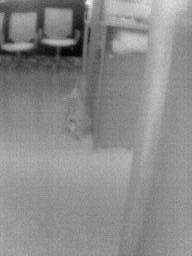
%> input picture processed_noise_0005.png, 192 x 256 px
$ octave main.m   (GNU Octave 9; MATLAB toolbox functions it lacks are replaced by stand-ins)
%> lines starting %> are read from the running program, lines starting %| are printed output that depends on the picture
### Functions/FOM.m
function [u,output] = FOM(f,beta,mu,alpha,lambda_lr)
% Flexible Order Modulator (FOM) denoising with low-rank regularization
% 柔性去噪（FOM）算法，带低秩正则化
%
% This function implements image denoising using Flexible Order Modulator (FOM)
% with optional low-rank regularization for improved performance.
%
% 本函数实现基于柔性阶数调制器（FOM）的图像去噪算法，
% 可选低秩正则化以提升性能。

% If you use this code or part of this code please cite the following references:
% 如果您使用此代码或部分代码，请引用以下文献：
%
% REFERENCES: Chowdhury, M. R. and Zhang, J. and Qin, J. and Lou, Y.; Poisson image denoising based on fractional-order total variation
%                Inverse Problem and Imaging Volume 14, No. 1, 2020, 77-96
%                doi: 10.3934/ipi.2019064
%
%     Input / 输入参数:
%             f : noisy image / 含噪图像
%             beta: balancing parameter for regularization and data fitting term / 正则化与数据拟合项平衡参数
%             mu: penalty parameter / 惩罚参数
%             alpha: order of the derivative (flexible order) / 导数阶数（柔性阶数）
%             lambda_lr: low-rank regularization parameter (optional, default=0) / 低秩正则化参数（可选，默认=0）
%
%     Output / 输出参数:
%             u: recovered/denoised image / 恢复/去噪图像
%             output.X: energy at each iteration / 每次迭代的能量
%             output.Z: relative error at each iteration / 每次迭代的相对误差
%
%   The proposed model / 优化模型:
%
%              min_{u,z} || z ||_1 + beta * sum ( u - f * log(u) )
%                                + lambda_lr * ||u||_{S_{1/2}}
%                                + 0.5 * mu || z - D(u) + Lam/mu ||^2
%
% Mujibur R. Chowdhury, 12/8/2019.
% Modified to include low-rank regularization / 修改以包含低秩正则化

% Default low-rank parameter / 默认低秩参数
if nargin < 5 || isempty(lambda_lr)
    lambda_lr = 0;
end

U = f;

itermax = 500; % Maximum number of iterations / 最大迭代次数
tol = 1e-5;     % Error tolerance / 误差容限

[m,n] = size(f); % Read the image size / 读取图像尺寸

% Initialization / 初始化
% Note: P1 and Lam1 should match D1U size (m x (n-1))
% 注意：P1和Lam1应该与D1U尺寸匹配 (m x (n-1))
P1 = zeros(m,n-1);
Lam1 = P1;

% Note: P2 and Lam2 should match D2U size ((m-1) x n)
% 注意：P2和Lam2应该与D2U尺寸匹配 ((m-1) x n)
P2 = zeros(m-1,n);
Lam2 = P2;

u = zeros(m,n);

% Low-rank regularization uses direct approximation / 低秩正则化使用直接近似
% No additional variables needed / 不需要额外变量

% FOM derivative operator / FOM导数算子
K = 20;
w = zeros(1,K);
w(K) = 1;
for i = 1:(K-1)
    w(K-i) = (-1)^i*gamma(alpha+1)/gamma(alpha-i+1)/factorial(i);
end
[D,Dt] = defDDt(w,alpha, size(f));

% Define the denominator for the LS subproblem under FFT / 在FFT下定义最小二乘子问题的分母
D1 = abs(psf2otf(w, [m,n])).^2; % backward, column / 后向，列
D2 = abs(psf2otf(w',[m,n])).^2; % row / 行
C = D1 + D2;

% Main ADMM iteration loop / 主要ADMM迭代循环
tstart = tic;
for iter=1:itermax
    %%%%%%%%%%%%%%%%%%%%%%%%%%%%%%%%%%%%%%%%%%%%%%%%%%%%%%%%%%%%%%%%%%%%
    % ==================
    %   u-subproblem / u子问题
    % ==================

    % Solve u using Poisson noise model / 使用泊松噪声模型求解u
    u = (beta*f + U.*Dt(Lam1,Lam2))/mu + U.*Dt(P1,P2); %for Poisson noise / 泊松噪声
    u = fft2(u)./((beta/mu)+ U.*C); %for Poisson noise,not ./ / 泊松噪声
    u = real(ifft2(u));

    % Apply low-rank regularization if enabled / 如果启用则应用低秩正则化
    if lambda_lr > 0
        % Gentle low-rank regularization using nuclear norm approximation
        % 使用温和的低秩正则化（核范数近似）
        [U_lr, S_lr, V_lr] = svd(u, 'econ');
        sigma = diag(S_lr);

        % Apply soft-thresholding to singular values / 对奇异值应用软阈值
        threshold = lambda_lr;  % Fixed small threshold / 固定小阈值
        sigma_filtered = max(sigma - threshold, 0);

        % Keep at least the first few singular values to preserve structure
        % 至少保留前几个奇异值以保持结构
        min_singular_values = min(5, length(sigma));  % Keep at least 5 singular values / 至少保留5个奇异值
        sigma_filtered(1:min_singular_values) = sigma(1:min_singular_values);

        u = U_lr * diag(sigma_filtered) * V_lr';
    end

    % ==================
    %   z-subproblem (Shrinkage Step) / z子问题（收缩步骤）
    % ==================

    [D1U,D2U] = D(u);

    % Process Z1 (horizontal differences) / 处理Z1（水平差分）
    Z1 = D1U - Lam1/mu;
    W1 = sqrt(Z1.^2);
    Max1 = max(W1 - 1/mu, 0);
    W1(W1==0) = 1;
    P1 = Max1.*Z1./W1;

    % Process Z2 (vertical differences) / 处理Z2（垂直差分）
    Z2 = D2U - Lam2/mu;
    W2 = sqrt(Z2.^2);
    Max2 = max(W2 - 1/mu, 0);
    W2(W2==0) = 1;
    P2 = Max2.*Z2./W2;

    % ==================
    %    Update Lagrange multipliers / 更新拉格朗日乘子
    % ==================

    Lam1 = Lam1 + mu*(P1 - D1U);
    Lam2 = Lam2 + mu*(P2 - D2U);

    output.cpu(iter) = toc(tstart);

    %%%%%%%%%%%%%%%%%%%%%%%%%%%%%%%%%%%%%%%%%%%%%%%%%%%%%%%%%%%%%%%%%%%%%
    % Energy computation / 能量计算
    % Compute norms separately since D1U and D2U have different sizes
    % 分别计算范数，因为D1U和D2U有不同的尺寸
    norm_D1U = sqrt(D1U.^2);
    norm_D2U = sqrt(D2U.^2);
    x1 = sum(norm_D1U(:)) + sum(norm_D2U(:)) + sum(sum((u-f.*log(u+1e-14))*beta));

    % Add low-rank regularization energy / 添加低秩正则化能量
    if lambda_lr > 0
        % Approximate low-rank energy using trace / 使用迹近似低秩能量
        lowrank_term = lambda_lr * sum(sum(u.^2));  % Simplified regularization / 简化的正则化
        x1 = x1 + lowrank_term;
    end

    output.X(iter) = x1;

    z1 = norm(u(:)-U(:))/norm(u(:));
    output.Z(iter) = z1;

    U = u;

    % Convergence check / 收敛检查
    if z1 < tol
        break;
    end

end

end

### Functions/PSNR.m
function psnr = PSNR(ud, u)
% Calculate Peak Signal-to-Noise Ratio (PSNR)
% 计算峰值信噪比(PSNR)
%
% Input:
%   ud: reference image (ground truth) / 参考图像（真值）
%   u:  test image (denoised result) / 测试图像（去噪结果）
%
% Output:
%   psnr: PSNR value in dB / PSNR值（单位：dB）

ud = im2double(ud);
u = im2double(u);
[x, y] = size(ud);
o = sum(sum((ud - u).^2));
t = o / (x * y);
maxu = max(ud(:));
psnr = 10 * log10(maxu^2 / t);
end

### Functions/defDDt.m
function [D,Dt] = defDDt(w,a, image_size)
% defines finite difference operator D^a and its transpose operator Dt=conj(-1^a)div^a
% 定义有限差分算子D^a及其转置算子Dt=conj(-1^a)div^a
%
% This function creates the forward and backward finite difference operators
% for fractional-order derivatives in the FOM algorithm.
%
% 本函数为FOM算法创建分数阶导数的正向和反向有限差分算子。

%
% Input:
%   w: filter coefficients for fractional derivative / 分数阶导数的滤波器系数
%   a: order of the derivative / 导数阶数
%
% Output:
%   D: forward difference operator / 正向差分算子
%   Dt: transpose (backward) difference operator / 转置（反向）差分算子
%
% Note: Dt is designed to return results compatible with element-wise multiplication
% with the original image U in the ADMM algorithm.
% 注意：在ADMM算法中，Dt被设计为返回与原始图像U逐元素相乘兼容的结果。

D = @(U) ForwardD(U,w);
Dt = @(X,Y) Dive(X,Y,w,a, image_size);

    function [Dux,Duy] = ForwardD(U,w)
        % backward finite difference operator / 后向有限差分算子
        % Computes the fractional derivative in x and y directions
        % 计算x和y方向上的分数阶导数

        [m, n] = size(U);
        d = length(w);

        % Column differences (horizontal derivative) / 列差分（水平导数）
        Dux_full = cconv2(U, w); % Full convolution result / 完整卷积结果
        % Extract the part that matches Lam1 size: m × (n-1)
        % 提取匹配Lam1尺寸的部分：m × (n-1)
        % The full result has size (m+d-1) × (n+d-1), we need m × (n-1)
        % 完整结果尺寸为 (m+d-1) × (n+d-1)，我们需要 m × (n-1)
        Dux = Dux_full(1:m, 1:(n-1));  % Take first m rows and first (n-1) columns

        % Row differences (vertical derivative) / 行差分（垂直导数）
        Duy_full = cconv2(U, w'); % Full convolution result / 完整卷积结果
        % Extract the part that matches Lam2 size: (m-1) × n
        % 提取匹配Lam2尺寸的部分：(m-1) × n
        Duy = Duy_full(1:(m-1), 1:n);  % Take first (m-1) rows and first n columns
    end

    function DtXY = Dive(X,Y,w,a, image_size)
        % Transpose of the backward finite difference operator / 后向有限差分算子的转置
        % Computes the adjoint operator for the fractional derivative
        % 计算分数阶导数的伴随算子
        %
        % Returns result compatible with element-wise multiplication with original image
        % 返回与原始图像逐元素相乘兼容的结果

        d = length(w);
        w_flip = fliplr(w);

        % Initialize result with the correct size (same as original image)
        % 用正确尺寸初始化结果（与原始图像相同）
        DtXY = zeros(image_size);

        % Process X (horizontal differences) / 处理X（水平差分）
        if ~isempty(X) && any(X(:) ~= 0)
            DtX_full = cconv2(X, w_flip);
            % Extract the central part that corresponds to the original image size
            % 提取对应原始图像尺寸的中心部分
            [rows, cols] = size(DtX_full);
            start_row = floor((rows - image_size(1)) / 2) + 1;
            start_col = floor((cols - image_size(2)) / 2) + 1;
            DtX = DtX_full(start_row:start_row+image_size(1)-1, start_col:start_col+image_size(2)-1);
        else
            DtX = zeros(image_size);
        end

        % Process Y (vertical differences) / 处理Y（垂直差分）
        if ~isempty(Y) && any(Y(:) ~= 0)
            DtY_full = cconv2(Y, w_flip');
            % Extract the central part that corresponds to the original image size
            % 提取对应原始图像尺寸的中心部分
            [rows, cols] = size(DtY_full);
            start_row = floor((rows - image_size(1)) / 2) + 1;
            start_col = floor((cols - image_size(2)) / 2) + 1;
            DtY = DtY_full(start_row:start_row+image_size(1)-1, start_col:start_col+image_size(2)-1);
        else
            DtY = zeros(image_size);
        end

        % Combine results with phase correction / 用相位校正组合结果
        DtXY = conj((-1)^a) * (-1)^a * (DtX + DtY);
    end
end

### Functions/cconv2.m
function x = cconv2(A,w)

% Input:
%   A: input image / 输入图像
%   w: convolution kernel / 卷积核
%
% Output:
%   x: convolved result / 卷积结果

x = imfilter(A,w,'circular','full');
end

### main.m
% FOM Image Denoising Main Script
% FOM图像去噪主脚本
%
% This is the main entry point for FOM (Flexible Order Modulator) image denoising
% with low-rank regularization. The algorithm combines fractional-order total variation
% with low-rank constraints for effective noise removal.
%
% 这是FOM（柔性阶数调制器）图像去噪的主入口脚本。该算法结合分数阶全变分
% 和低秩约束，实现有效的噪声去除。
%
% Author: Chenhua Liu (liuchenhua023@163.com)
% (liuchenhua023@163.com)

% Main script entry point / 主脚本入口
clear; close all; clc;

% Add Functions path / 添加函数路径
addpath('Functions');

fprintf('=======================================\n');
fprintf('    FOM Image Denoising Algorithm     \n');
fprintf('        柔性去噪（FOM）算法          \n');
fprintf('=======================================\n');
fprintf('Author: Chenhua Liu (liuchenhua023@163.com)\n');


%% Configuration / 配置参数
% Default parameters / 默认参数
config = struct();
config.image_path = 'processed_noise_0005.png';  % Default test image / 默认测试图像
config.beta = 100;          % Regularization balancing parameter / 正则化平衡参数
config.mu = 2e-3;           % Penalty parameter / 惩罚参数
config.alpha_fom = 1.5;     % FOM order parameter / FOM阶数参数
config.alpha_tv = 2.0;      % TV order parameter / TV阶数参数
config.lambda_lr = 0.01;    % Low-rank regularization parameter / 低秩正则化参数

% You can manually change the image path here / 您可以在此处手动更改图像路径
% config.image_path = 'your_image.png';  % Uncomment and modify / 取消注释并修改

fprintf('Configuration / 配置:\n');
fprintf('  Image: %s\n', config.image_path);
fprintf('  Beta: %.1f\n', config.beta);
fprintf('  Mu: %.4f\n', config.mu);
fprintf('  FOM Alpha: %.1f\n', config.alpha_fom);
fprintf('  TV Alpha: %.1f\n', config.alpha_tv);
fprintf('  Low-rank Lambda: %.4f\n', config.lambda_lr);
fprintf('\n');

%% Load test image / 加载测试图像
fprintf('Loading image / 加载图像...\n');
try
    I = imread(config.image_path);
%> I is the input picture: size 256x192 uint8; min 0, max 255, mean 138.8
    I1 = im2double(I);
    u0 = I1;
    fprintf('Image loaded successfully. Size: %dx%d\n', size(u0,1), size(u0,2));
%| Image loaded successfully. Size: 256x192
catch
    error('Failed to load image: %s\n加载图像失败: %s', config.image_path, config.image_path);
end

%% Test different denoising methods / 测试不同的去噪方法
results = struct();

% Test 1: Original FOM (without low-rank) / 测试1：原始FOM（无低秩）
fprintf('\n--- Test 1: Original FOM (alpha=%.1f, lambda_lr=0) ---\n', config.alpha_fom);
tic;
[results.u_fom, output_fom] = FOM(u0, config.beta, config.mu, config.alpha_fom, 0);
%> the loop in FOM, `for iter=1:itermax` made 1 pass
%> (x1, z1) on pass 1: (4234525.6, 1.28e-06)
%> pass 1, in FOM, `[D1U,D2U] = D(u);`:
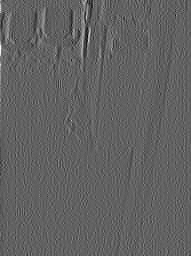
%> D1U: size 256x191 double; min -0.166, max 0.262, mean -0.00172; drawn with min black and max white
%> pass 1, in FOM, `[D1U,D2U] = D(u);`:
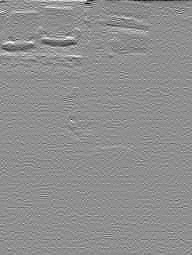
%> D2U: size 255x192 double; min -0.212, max 0.161, mean -0.00204; drawn with min black and max white
%> after the loop in FOM, `for iter=1:itermax`:
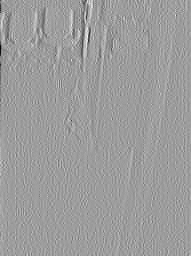
%> Lam1: size 256x191 double; min -0.000524, max 0.000333, mean 3.43e-06; drawn with min black and max white
%> after the loop in FOM, `for iter=1:itermax`:
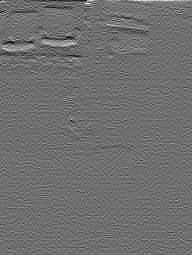
%> Lam2: size 255x192 double; min -0.000322, max 0.000423, mean 4.07e-06; drawn with min black and max white
%> after the loop in FOM, `for iter=1:itermax`:
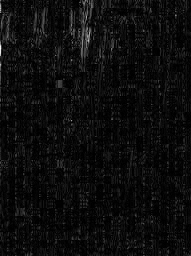
%> W1: size 256x191 double; min 3.75e-07, max 0.262, mean 0.0134; drawn with min black and max white
%> after the loop in FOM, `for iter=1:itermax`:
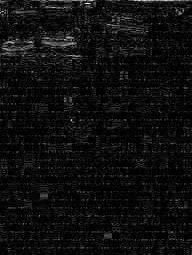
%> W2: size 255x192 double; min 1.3e-07, max 0.212, mean 0.0126; drawn with min black and max white
%> after the loop in FOM, `for iter=1:itermax`: output = {cpu 0.0368, X 4234525.6, Z 1.28e-06}
%> output_fom = {cpu 0.0368, X 4234525.6, Z 1.28e-06}
toc_time = toc;
fprintf('Completed in %.2f seconds\n', toc_time);
fprintf('Result range: [%.4f, %.4f], Mean: %.4f\n', min(results.u_fom(:)), max(results.u_fom(:)), mean(results.u_fom(:)));
%| Result range: [0.0000, 1.0000], Mean: 0.5443

% Test 2: FOM with low-rank regularization / 测试2：带低秩正则化的FOM
fprintf('\n--- Test 2: FOM with Low-rank (alpha=%.1f, lambda_lr=%.4f) ---\n', config.alpha_fom, config.lambda_lr);
tic;
[results.u_fom_lr, output_fom_lr] = FOM(u0, config.beta, config.mu, config.alpha_fom, config.lambda_lr);
%> the loop in FOM (call 2), `for iter=1:itermax` made 2 passes
%> (x1, lowrank_term, z1) on passes 1 to 2: (4234643.3, 152, 0.00109), (4234643.3, 152, 9.07e-07)
%> output_fom_lr = {cpu [0.0547 0.116], X [4234643.3 4234643.3], Z [0.00109 9.07e-07]}
toc_time = toc;
fprintf('Completed in %.2f seconds\n', toc_time);
fprintf('Result range: [%.4f, %.4f], Mean: %.4f\n', min(results.u_fom_lr(:)), max(results.u_fom_lr(:)), mean(results.u_fom_lr(:)));
%| Result range: [0.0002, 0.9978], Mean: 0.5443

% Test 3: TV with low-rank regularization / 测试3：带低秩正则化的TV
fprintf('\n--- Test 3: TV with Low-rank (alpha=%.1f, lambda_lr=%.4f) ---\n', config.alpha_tv, config.lambda_lr);
tic;
[results.u_tv_lr, output_tv_lr] = FOM(u0, config.beta, config.mu, config.alpha_tv, config.lambda_lr);
%> output_tv_lr = {cpu [0.0522 0.111], X [4234804.6 4234804.6], Z [0.00109 1.69e-06]}
toc_time = toc;
fprintf('Completed in %.2f seconds\n', toc_time);
fprintf('Result range: [%.4f, %.4f], Mean: %.4f\n', min(results.u_tv_lr(:)), max(results.u_tv_lr(:)), mean(results.u_tv_lr(:)));
%| Result range: [0.0002, 0.9978], Mean: 0.5443

%% Calculate PSNR values / 计算PSNR值
fprintf('\n--- PSNR Results / PSNR结果 ---\n');
psnr_input = PSNR(I, u0);
%> in PSNR, `o = sum(sum((ud - u).^2));`: o = 0
%> in PSNR, `maxu = max(ud(:));`: maxu = 1
%> in PSNR, `psnr = 10 * log10(maxu^2 / t);`: psnr = Inf
%> psnr_input = Inf
psnr_fom = PSNR(I, results.u_fom);
%> psnr_fom = 123
psnr_fom_lr = PSNR(I, results.u_fom_lr);
%> psnr_fom_lr = 64.36
psnr_tv_lr = PSNR(I, results.u_tv_lr);
%> psnr_tv_lr = 64.36

fprintf('Input Image PSNR: %.2f dB\n', psnr_input);
%| Input Image PSNR: Inf dB
fprintf('Original FOM PSNR: %.2f dB\n', psnr_fom);
%| Original FOM PSNR: 122.98 dB
fprintf('FOM + Low-rank PSNR: %.2f dB\n', psnr_fom_lr);
%| FOM + Low-rank PSNR: 64.36 dB
fprintf('TV + Low-rank PSNR: %.2f dB\n', psnr_tv_lr);
%| TV + Low-rank PSNR: 64.36 dB

%% Display results / 显示结果
fprintf('\n--- Displaying Results / 显示结果 ---\n');
figure('Name', 'FOM Denoising Results', 'NumberTitle', 'off');

subplot(221);
imshow(u0);
title(sprintf('Input\nPSNR: %.2f dB', psnr_input));

subplot(222);
imshow(results.u_fom);
title(sprintf('Original FOM\nPSNR: %.2f dB', psnr_fom));

subplot(223);
imshow(results.u_fom_lr);
title(sprintf('FOM + Low-rank\nPSNR: %.2f dB', psnr_fom_lr));

subplot(224);
imshow(results.u_tv_lr);
title(sprintf('TV + Low-rank\nPSNR: %.2f dB', psnr_tv_lr));

%% Save results / 保存结果
fprintf('\n--- Saving Results / 保存结果 ---\n');
output_dir = 'Results';

% Create output directory with error handling / 创建输出目录并进行错误处理
try
    if ~exist(output_dir, 'dir')
        mkdir(output_dir);
        fprintf('Created output directory: %s\n', output_dir);
    end

    % Save results with error handling / 保存结果并进行错误处理
    output_files = {
        'FOM_result.png', results.u_fom;
        'FOM_lowrank_result.png', results.u_fom_lr;
        'TV_lowrank_result.png', results.u_tv_lr
    };
%> output_files = 6 items

    saved_files = {};
    for i = 1:size(output_files, 1)
        filename = output_files{i, 1};
        image_data = output_files{i, 2};
        filepath = fullfile(output_dir, filename);

        try
            % Ensure image data is in valid range for imwrite / 确保图像数据在imwrite的有效范围内
            image_data = max(0, min(1, image_data));  % Clamp to [0, 1] / 限制到[0,1]范围

            imwrite(image_data, filepath);
            saved_files{end+1} = filename;
            fprintf('Saved: %s\n', filename);
        catch save_error
            fprintf('Warning: Failed to save %s - %s\n', filename, save_error.message);
        end
    end
%> this loop made 3 passes
%> filename on passes 1 to 3: 'FOM_result.png', 'FOM_lowrank_result.png', 'TV_lowrank_result.png'
%| Saved: FOM_result.png
%| Saved: FOM_lowrank_result.png
%| Saved: TV_lowrank_result.png
%> after the loop, saved_files = {'FOM_result.png', 'FOM_lowrank_result.png', 'TV_lowrank_result.png'}

    fprintf('Results saved to %s/\n', output_dir);
    if ~isempty(saved_files)
        fprintf('Files saved: %s\n', strjoin(saved_files, ', '));
%| Files saved: FOM_result.png, FOM_lowrank_result.png, TV_lowrank_result.png
    end

catch dir_error
    fprintf('Warning: Failed to create output directory - %s\n', dir_error.message);
    fprintf('Results will not be saved to disk.\n');
end

%% Performance summary / 性能总结
fprintf('\n=======================================\n');
fprintf('           Performance Summary         \n');
fprintf('               性能总结               \n');
fprintf('=======================================\n');
fprintf('Method              | PSNR (dB) | Improvement\n');
fprintf('-------------------|-----------|------------\n');
fprintf('Input              |   %6.2f  |     -\n', psnr_input);
%| Input              |      Inf  |     -
fprintf('Original FOM       |   %6.2f  |  %+6.2f\n', psnr_fom, psnr_fom - psnr_input);
%| Original FOM       |   122.98  |    -Inf
fprintf('FOM + Low-rank     |   %6.2f  |  %+6.2f\n', psnr_fom_lr, psnr_fom_lr - psnr_input);
%| FOM + Low-rank     |    64.36  |    -Inf
fprintf('TV + Low-rank      |   %6.2f  |  %+6.2f\n', psnr_tv_lr, psnr_tv_lr - psnr_input);
%| TV + Low-rank      |    64.36  |    -Inf

fprintf('\nAlgorithm completed successfully!\n');
fprintf('算法执行成功！\n');
